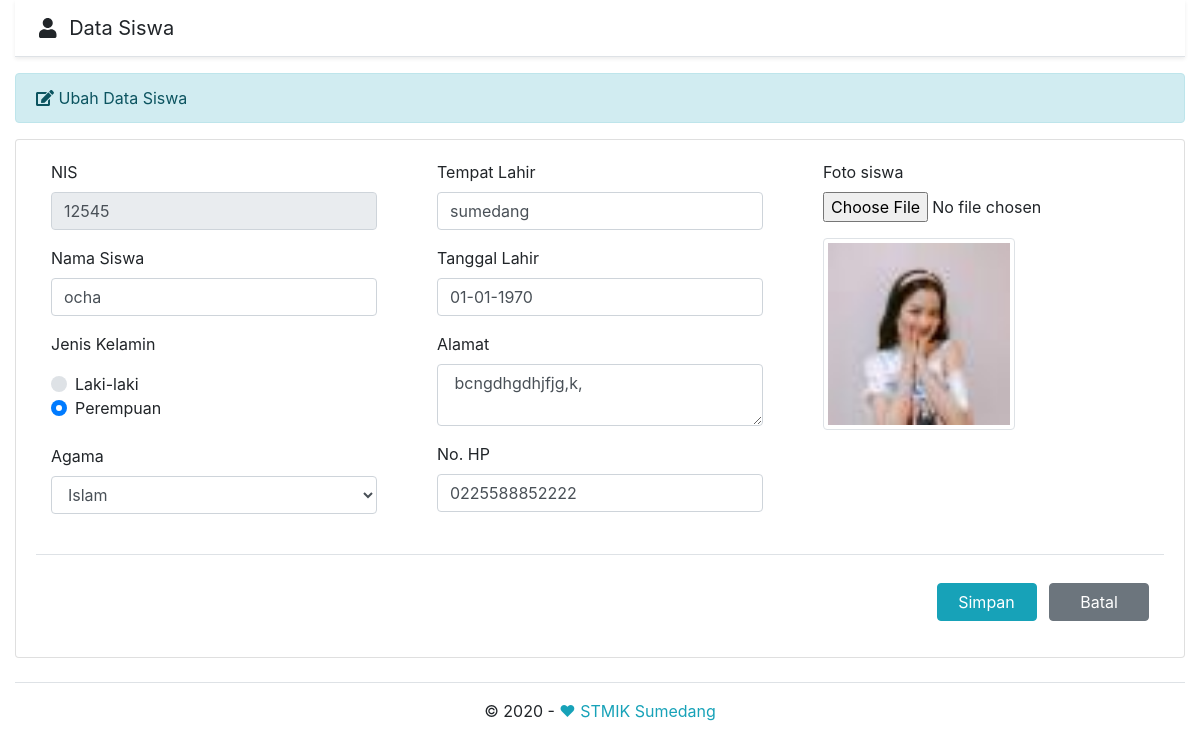
The page /?page=ubah&nis=12545 on the database its author committed.
### tables this page shows
CREATE TABLE `tbl_siswa` (
  `nis` varchar(10) NOT NULL,
  `nama` varchar(30) NOT NULL,
  `tempat_lahir` varchar(30) NOT NULL,
  `tanggal_lahir` date NOT NULL,
  `jenis_kelamin` enum('laki-laki','perempuan') NOT NULL,
  `agama` varchar(20) NOT NULL,
  `alamat` varchar(50) NOT NULL,
  `no_hp` varchar(13) NOT NULL,
  `foto` varchar(50) NOT NULL
);

### form_ubah.php (the view, shortened to what this page needs)
<?php
if (isset($_GET['nis'])) {
    $nis    = $_GET['nis'];
    $query  = mysqli_query($db, "SELECT * FROM tbl_siswa WHERE nis='$nis'") or die('Query Error : '.mysqli_error($db));
    $data   = mysqli_fetch_assoc($query);
    $nis            = $data['nis'];
    $nama           = $data['nama'];
    $tempat_lahir   = $data['tempat_lahir'];
    $tanggal_lahir  = date('d-m-Y', strtotime($data['tanggal_lahir']));
    $jenis_kelamin  = $data['jenis_kelamin'];
    $agama          = $data['agama'];
    $alamat         = $data['alamat'];
    $no_hp          = $data['no_hp'];
    $foto           = $data['foto'];
 }
 ?>
<div class="row">
    <div class="col-md-12">
        <div class="alert alert-info" role="alert">
            <i class="fas fa-edit"></i> Ubah Data Siswa
        </div>
        <div class="card">
            <div class="card-body">
                <form class="needs-validation" action="proses_ubah.php" method="post" enctype="multipart/form-data" novalidate>
                    <div class="row">
                        <div class="col">
                            <div class="form-group col-md-12">
                                <label>NIS</label>
                                <input type="text" class="form-control" name="nis" maxlength="5" onKeyPress="return goodchars(event,'0123456789',this)" autocomplete="off" value="<?php echo $nis; ?>" readonly required>
                            </div>
                            <div class="form-group col-md-12">
                                <label>Nama Siswa</label>
                                <input type="text" class="form-control" name="nama" autocomplete="off" value="<?php echo $nama; ?>" required>
                            </div>
                            <div class="form-group col-md-12">
                                <label class="mb-3">Jenis Kelamin</label>
                            <?php
                            if ($jenis_kelamin=='Laki-laki') { ?>
                                <div class="custom-control custom-radio">
                                    <input type="radio" class="custom-control-input" id="customControlValidation2" name="jenis_kelamin" value="Laki-laki" checked required>
                                    <label class="custom-control-label" for="customControlValidation2">Laki-laki</label>
                                </div>
                                <div class="custom-control custom-radio mb-4">
                                    <input type="radio" class="custom-control-input" id="customControlValidation3" name="jenis_kelamin" value="Perempuan" required>
                                    <label class="custom-control-label" for="customControlValidation3">Perempuan</label>
                                    <div class="invalid-feedback">Pilih salah satu jenis kelamin.</div>
                                </div>
                            <?php
                            } else { ?>
                            <div class="custom-control custom-radio">
                                <label class="custom-control-label" for="customControlValidation2">Laki-laki</label>
                            </div>
                            <div class="custom-control custom-radio mb-4">
                                <label class="custom-control-label" for="customControlValidation3">Perempuan</label>
                            </div>
                        <?php } ?>
                        </div>
                        <div class="form-group col-md-12">
                            <label>Agama</label>
                            <select class="form-control" name="agama" autocomplete="off" required>
                                <option value="<?php echo $agama; ?>"><?php echo $agama; ?></option>
                            </select>
                        </div>
                    </div>
                    <div class="col">
                        <div class="form-group col-md-12">
                            <label>Tempat Lahir</label>
                            <input type="text" class="form-control" name="tempat_lahir" autocomplete="off" value="<?php echo $tempat_lahir; ?>" required>
                        </div>
                        <div class="form-group col-md-12">
                            <label>Tanggal Lahir</label>
                            <input type="text" class="form-control date-picker" data-date-format="dd-mm-yyyy" name="tanggal_lahir" autocomplete="off" value="<?php echo $tanggal_lahir; ?>" required>
                        </div>
                        <div class="form-group col-md-12">
                            <label>Alamat</label>
                            <textarea class="form-control" rows="2" name="alamat" autocomplete="off" required> <?php echo $alamat; ?></textarea>
                        </div>
                        <div class="form-group col-md-12">
                            <label>No. HP</label>
                            <input type="text" class="form-control" name="no_hp" maxlength="13" onKeyPress="return goodchars(event,'0123456789',this)" autocomplete="off" value="<?php echo $no_hp; ?>" required>
                        </div>
                    </div>
                    <div class="col">
                        <div class="form-group col-md-12">
                            <label>Foto siswa</label>
                            <input type="file" class="form-control-file mb-3" id="foto" name="foto" onchange="return validasiFile()" autocomplete="off" value="<?php echo $foto; ?>">
                            <div id="imagePreview"><img class="foto-preview" src="foto/<?php echo $foto; ?>"/></div>
                        </div>
                    </div>
                </div>
                <div class="my-md-4 pt-md-1 border-top"> </div>
                <div class="form-group col-md-12 right">
                    <input type="submit" class="btn btn-info btn-submit mr-2" name="simpan" value="Simpan">
                    <a href="index.php" class="btn btn-secondary btn-reset"> Batal </a>
                </div>
            </form>
        </div>
    </div>
</div>
</div>

### index.php (shortened to what this page needs)
<?php
require_once "config/database.php";
?>
<!doctype html>
<html lang="en">
    <head>
        <link rel="stylesheet" type="text/css" href="assets/plugins/bootstrap-4.1.3/dist/css/bootstrap.min.css">
        <link rel="stylesheet" type="text/css" href="assets/plugins/datepicker/css/datepicker.min.css">
        <link rel="stylesheet" type="text/css" href="assets/plugins/fontawesome-free-5.4.2-web/css/all.min.css">
        <link rel="stylesheet" type="text/css" href="assets/css/style.css">
    </head>
    <body>
        <div class="container-fluid">
            <div class="d-flex flex-column flex-md-row align-items-center p-3 px-md-4 mb-3 bg-white border-bottom shadow-sm">
             <h5 class="my-0 mr-md-auto font-weight-normal"><i class="fas fa-user title-icon"></i> Data Siswa</h5>
            </div>
        </div>
        <div class="container-fluid">
        <?php
        if (empty($_GET["page"])) {
            include "tampil_data.php";
        }
        elseif($_GET['page']=='tambah'){
            include "form_tambah.php";
        }
        elseif($_GET['page']=='ubah'){
            include "form_ubah.php";
        }
        ?>
        </div>
    <div class="container-fluid">
        <footer class="pt-4 my-md-4 pt-md-3 border-top">
            <div class="row">
                <div class="col-12 col-md center">
                  &copy; 2020 - <a class="text-info" href="https://stmik-sumedang.ac.id/"> ❤ STMIK Sumedang</a>
                </div>
            </div>
        </footer>
    </div>
</body>
</html>

### assets/css/style.css (style rules this page uses)
.center { text-align: center; }
.right { text-align: right; }
.btn-submit { width: 100px; }
.btn-reset { width: 100px; }
.foto-preview { padding: .25rem; background-color: #fff; border: 1px solid #dee2e6; border-radius: .25rem; width: 12rem; }
.title-icon { margin-right: 7px; }

### rows shown on the page
tbl_siswa: nis "12545", nama "ocha", agama "Islam", tempat_lahir "sumedang", tanggal_lahir "01-01-1970", alamat "bcngdhgdhjfjg,k,", no_hp "0225588852222", foto (picture)
